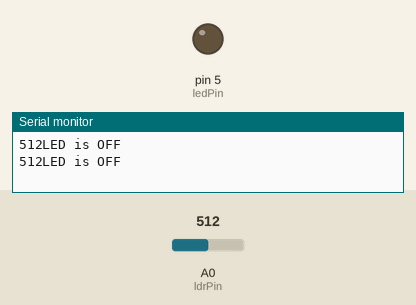
A sketch run on a simulated Arduino Uno, built with avr-gcc and run on an emulated ATmega328P. Shown: output pins drawn as LEDs (lit = HIGH), the last lines printed to the serial monitor. The inputs (shaded band) are chosen by the test bench; at power-on: A0 (ldrPin) = 512.

Above: at 1.8 s.
1.9 s: A0 (ldrPin) set to 23
3.4 s: A0 (ldrPin) set to 18
At 4.8 s:
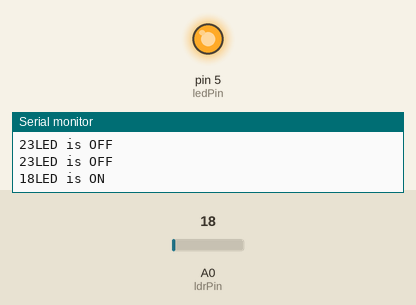
5.5 s: A0 (ldrPin) set to 122
At 6.3 s:
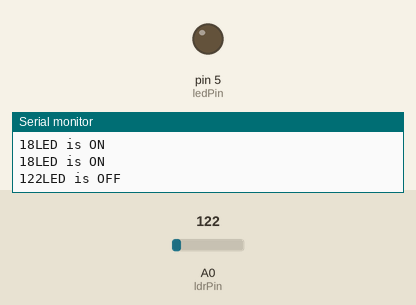
7.5 s: A0 (ldrPin) set to 10
At 9.1 s:
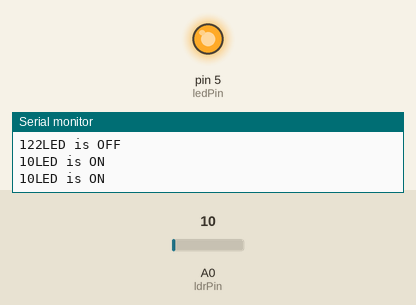
Timing chart, 0 to 10.5 s (numbered marks = the images above; inputs shaded):
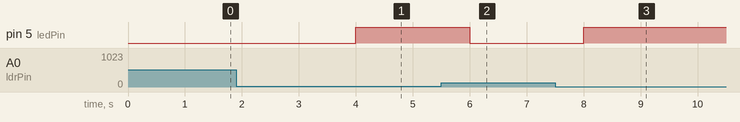

The sketch:

external_led_wimos.ino
```cpp
const int ledPin = 5;
const int ldrPin = A0;

void setup() {

  Serial.begin(9600);

  pinMode(ledPin, OUTPUT);

  pinMode(ldrPin, INPUT);

}

void loop() {

  int ldrStatus = analogRead(ldrPin);

  if (ldrStatus <= 20) {

    digitalWrite(ledPin, HIGH);
    Serial.print(ldrStatus);
    Serial.print("LED is ON");
    Serial.println("");
    delay(1000);
  }

  else {
    Serial.print(ldrStatus);
    digitalWrite(ledPin, LOW);
    Serial.println("LED is OFF");
    Serial.println("");
    delay(1000);
  }

}
```

Measured:
- the behaviour switches between 21 and 20 on A0 (ldrPin) (found by bisection; images 0 and 1)
- after the input at 3.4 s, pin 5 (ledPin): LOW → HIGH after 0.60 s
- after the input at 5.5 s, pin 5 (ledPin): HIGH → LOW after 0.50 s
- after the input at 7.5 s, pin 5 (ledPin): LOW → HIGH after 0.50 s
